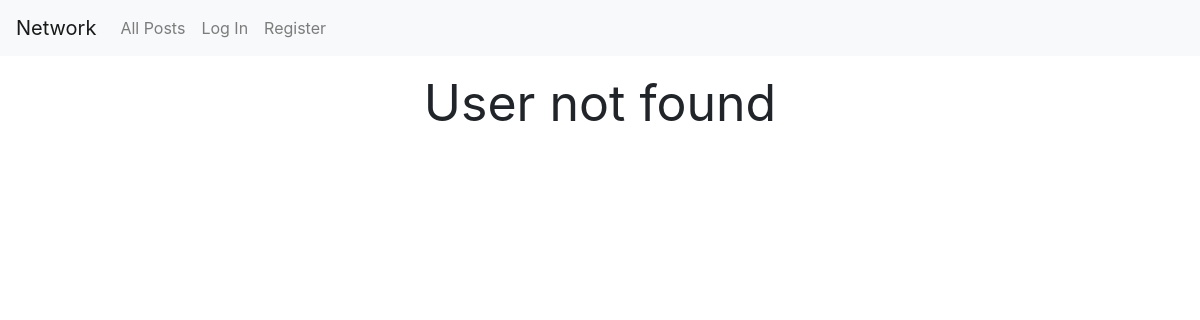
Before: /profile/foo with the older database file.
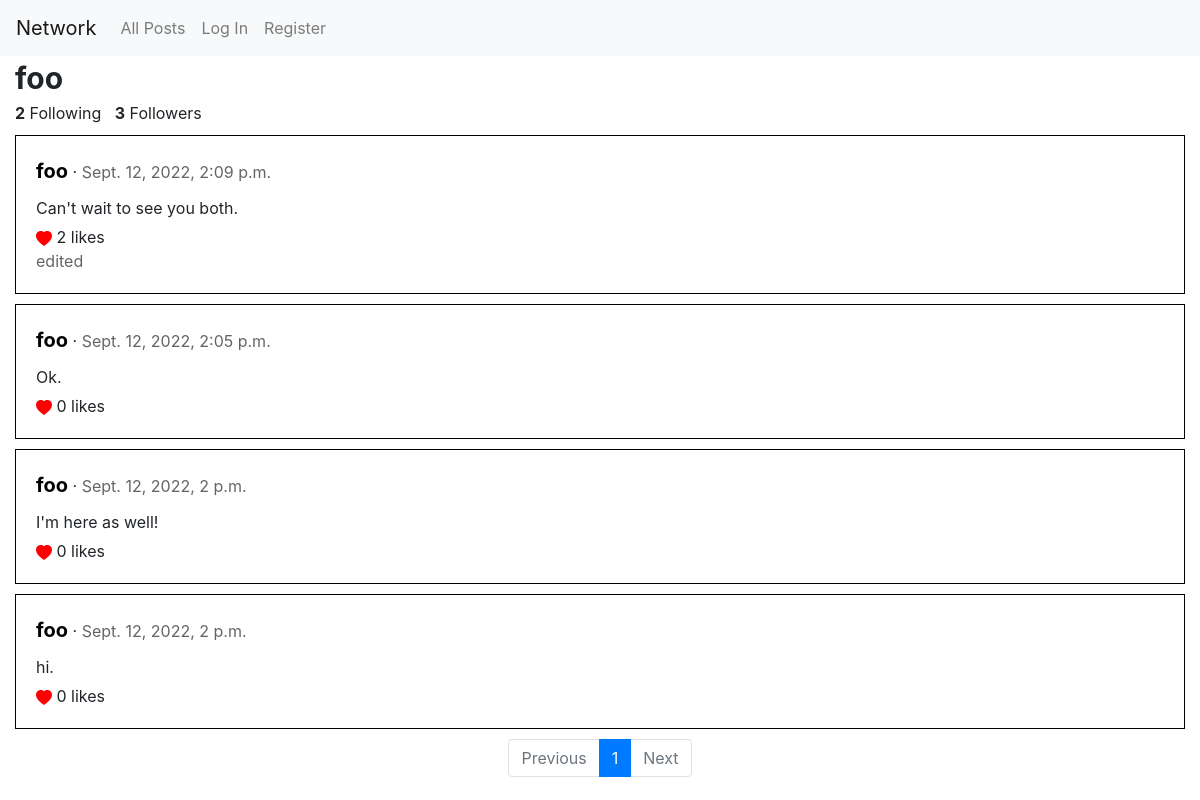
After: the same page with the newer database file.
### network/models.py (models this page shows)
class User(AbstractUser):
    pass

class Follow(models.Model):
    follower = models.ForeignKey(User, on_delete=models.CASCADE, related_name="follower")
    followed = models.ForeignKey(User, on_delete=models.CASCADE, related_name="followed")

class Post(models.Model):
    poster = models.ForeignKey(User, on_delete=models.CASCADE, related_name="post")
    content = models.CharField(max_length=5000)
    date = models.DateTimeField(default=timezone.now)
    likedBy = models.ManyToManyField(User, blank=True, related_name="likes")
    isEdited = models.BooleanField(default=False)

### network/views.py (the view)
# urls.py: path("profile/<str:username>", views.profilePage, name="profilePage"),
def profilePage(request, username):
    try:
        user = User.objects.get(username=username)
    except:
        return render(request, "network/profilePage.html", {
            "message": "User not found"
        })
    isFollowed = False
    for follow in user.followed.all():
        if request.user == follow.follower:
            isFollowed = True
    paginator = Paginator(user.post.all().order_by('-date'), 10)
    page_number = request.GET.get('page')
    page_obj = paginator.get_page(page_number)
    return render(request, "network/profilePage.html", {
        "profileUser": user,
        "isFollowed": isFollowed,
        "page_obj": page_obj
    })

### network/templates/network/profilePage.html (shortened to what the changed rows need)
{% extends "network/layout.html" %}
{% block body %}
    {% if message %}
        <div class="message">{{ message }}</div>
    {% else %}
    <div class="container-fluid">
        <div class="profileUsername"><strong>{{ profileUser.username }}</strong></div>
        <span class="following"><strong>{{ profileUser.follower.all|length }}</strong> Following </span> &nbsp <span class="followers"><strong>{{ profileUser.followed.all|length }}</strong> Followers </span>
        <div id="profilePosts">
            {% for post in page_obj %}
            <div class="post">
                <div class="post-view" data-post_id="{{ post.id }}">
                    <div class="usDate"><span class="username"><a href="{% url 'profilePage' post.poster.username %}">{{ post.poster.username }}</a></span> · <span class="date">{{ post.date }}</span>
                    </div>
                    <div class="content">{{ post.content }}</div>
                    <div class="likes">
                        {% if user.is_authenticated %}
                            {% if user in post.likedBy.all %}
                                <svg class="likeButton" color="red" id="likeButton_{{post.id}}" onclick="like('{{post.id}}')" xmlns="http://www.w3.org/2000/svg" width="16" height="16" fill="currentColor" class="bi bi-heart-fill" viewBox="0 0 16 16">
                                <path fill-rule="evenodd" d="M8 1.314C12.438-3.248 23.534 4.735 8 15-7.534 4.736 3.562-3.248 8 1.314z"/>
                                </svg>
                            {% else %}
                                <svg class="likeButton" color="red" id="likeButton_{{post.id}}" onclick="like('{{post.id}}')" xmlns="http://www.w3.org/2000/svg" width="16" height="16" fill="currentColor" class="bi bi-heart" viewBox="0 0 16 16">
                                <path d="m8 2.748-.717-.737C5.6.281 2.514.878 1.4 3.053c-.523 1.023-.641 2.5.314 4.385.92 1.815 2.834 3.989 6.286 6.357 3.452-2.368 5.365-4.542 6.286-6.357.955-1.886.838-3.362.314-4.385C13.486.878 10.4.28 8.717 2.01L8 2.748zM8 15C-7.333 4.868 3.279-3.04 7.824 1.143c.06.055.119.112.176.171a3.12 3.12 0 0 1 .176-.17C12.72-3.042 23.333 4.867 8 15z"/>
                                </svg>
                            {% endif %}
                        {% else %}
                            <svg color="red" xmlns="http://www.w3.org/2000/svg" width="16" height="16" fill="currentColor" class="bi bi-heart-fill" viewBox="0 0 16 16">
                            <path fill-rule="evenodd" d="M8 1.314C12.438-3.248 23.534 4.735 8 15-7.534 4.736 3.562-3.248 8 1.314z"/>
                            </svg>
                        {% endif %}
                        {{ post.likedBy.all|length }} likes
                    </div>
                    <div class="edited">
                        {% if post.isEdited %}
                        edited
                        {% endif %}
                    </div>
                </div>
            </div>
            {% empty %}
            <div class="message">No post yet</div>
            {% endfor %}
        </div>
        {% if page_obj|length != 0 %}
        <nav aria-label="...">
            <ul class="pagination justify-content-center">
                {% if page_obj.has_previous %}
                <li class="page-item">
                    <a class="page-link" href="?page=1">&laquo; First</a>
                </li>
                <li class="page-item">
                    <a class="page-link" href="?page={{ page_obj.previous_page_number }}">Previous</a>
                </li>
                <li class="page-item">
                    <a class="page-link" href="?page={{ page_obj.previous_page_number }}">{{ page_obj.previous_page_number }}</a>
                </li>
                {% else %}
                <li class="page-item disabled">
                    <span class="page-link">Previous</span>
                </li>
                {% endif %}
                <li class="page-item active">
                    <a class="page-link" href="?page={{ page_obj.page_number }}">{{ page_obj.number }}</a>
                </li>
                {% if page_obj.has_next %}
                <li class="page-item">
                    <a class="page-link" href="?page={{ page_obj.next_page_number }}">{{ page_obj.next_page_number }}</a>
                </li>
                <li class="page-item">
                    <a class="page-link" href="?page={{ page_obj.next_page_number }}" tabindex="-1" aria-disabled="true">Next</a>
                </li>
                <li class="page-item">
                    <a class="page-link" href="?page={{ page_obj.paginator.num_pages }}">Last &raquo;</a>
                </li>
                {% else %}
                <li class="page-item disabled">
                    <span class="page-link">Next</span>
                </li>
                {% endif %}
            </ul>
          </nav>
          {% endif %}
    </div>
    {% endif %}
{% endblock %}

Changed rows visible on the page:
added User: username "foo", follower.all|length "2", followed.all|length "3"
added Post: poster.username "foo", date "Sept. 12, 2022, 2:09 p.m.", content "Can't wait to see you both.", likedBy.all|length "2", isEdited "edited"
added Post: poster.username "foo", date "Sept. 12, 2022, 2:05 p.m.", content "Ok.", likedBy.all|length "0"
added Post: poster.username "foo", date "Sept. 12, 2022, 2 p.m.", content "I'm here as well!", likedBy.all|length "0"
added Post: poster.username "foo", date "Sept. 12, 2022, 2 p.m.", content "hi.", likedBy.all|length "0"
Other visible differences:
{{ page_obj.number }}: (not shown) → "1"
{{ message }}: "User not found" → (not shown)
text now shown: "Following Followers Previous Next"
